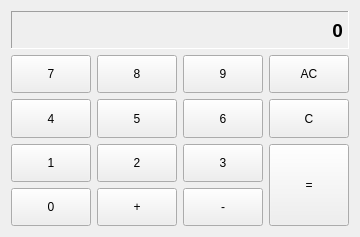
<?xml version="1.0" encoding="UTF-8"?>
<ui version="4.0">
 <class>CalculatorInterface</class>
 <widget class="QWidget" name="CalculatorInterface">
  <property name="geometry">
   <rect>
    <x>0</x>
    <y>0</y>
    <width>356</width>
    <height>237</height>
   </rect>
  </property>
  <property name="windowTitle">
   <string>CalculatorInterface</string>
  </property>
  <layout class="QGridLayout" name="gridLayout">
   <item row="0" column="0" colspan="4">
    <widget class="QLabel" name="entryLabel">
     <property name="font">
      <font>
       <pointsize>14</pointsize>
       <bold>true</bold>
      </font>
     </property>
     <property name="frameShape">
      <enum>QFrame::Panel</enum>
     </property>
     <property name="frameShadow">
      <enum>QFrame::Sunken</enum>
     </property>
     <property name="text">
      <string>0</string>
     </property>
     <property name="alignment">
      <set>Qt::AlignRight|Qt::AlignTrailing|Qt::AlignVCenter</set>
     </property>
    </widget>
   </item>
   <item row="1" column="0">
    <widget class="QPushButton" name="button7">
     <property name="sizePolicy">
      <sizepolicy hsizetype="Minimum" vsizetype="Minimum">
       <horstretch>0</horstretch>
       <verstretch>0</verstretch>
      </sizepolicy>
     </property>
     <property name="text">
      <string>7</string>
     </property>
    </widget>
   </item>
   <item row="1" column="1">
    <widget class="QPushButton" name="button8">
     <property name="sizePolicy">
      <sizepolicy hsizetype="Minimum" vsizetype="Minimum">
       <horstretch>0</horstretch>
       <verstretch>0</verstretch>
      </sizepolicy>
     </property>
     <property name="text">
      <string>8</string>
     </property>
    </widget>
   </item>
   <item row="1" column="2">
    <widget class="QPushButton" name="button9">
     <property name="sizePolicy">
      <sizepolicy hsizetype="Minimum" vsizetype="Minimum">
       <horstretch>0</horstretch>
       <verstretch>0</verstretch>
      </sizepolicy>
     </property>
     <property name="text">
      <string>9</string>
     </property>
    </widget>
   </item>
   <item row="1" column="3">
    <widget class="QPushButton" name="buttonAllClear">
     <property name="sizePolicy">
      <sizepolicy hsizetype="Minimum" vsizetype="Minimum">
       <horstretch>0</horstretch>
       <verstretch>0</verstretch>
      </sizepolicy>
     </property>
     <property name="text">
      <string>AC</string>
     </property>
    </widget>
   </item>
   <item row="2" column="0">
    <widget class="QPushButton" name="button4">
     <property name="sizePolicy">
      <sizepolicy hsizetype="Minimum" vsizetype="Minimum">
       <horstretch>0</horstretch>
       <verstretch>0</verstretch>
      </sizepolicy>
     </property>
     <property name="text">
      <string>4</string>
     </property>
    </widget>
   </item>
   <item row="2" column="1">
    <widget class="QPushButton" name="button5">
     <property name="sizePolicy">
      <sizepolicy hsizetype="Minimum" vsizetype="Minimum">
       <horstretch>0</horstretch>
       <verstretch>0</verstretch>
      </sizepolicy>
     </property>
     <property name="text">
      <string>5</string>
     </property>
    </widget>
   </item>
   <item row="2" column="2">
    <widget class="QPushButton" name="button6">
     <property name="sizePolicy">
      <sizepolicy hsizetype="Minimum" vsizetype="Minimum">
       <horstretch>0</horstretch>
       <verstretch>0</verstretch>
      </sizepolicy>
     </property>
     <property name="text">
      <string>6</string>
     </property>
    </widget>
   </item>
   <item row="2" column="3">
    <widget class="QPushButton" name="buttonClear">
     <property name="sizePolicy">
      <sizepolicy hsizetype="Minimum" vsizetype="Minimum">
       <horstretch>0</horstretch>
       <verstretch>0</verstretch>
      </sizepolicy>
     </property>
     <property name="text">
      <string>C</string>
     </property>
    </widget>
   </item>
   <item row="3" column="0">
    <widget class="QPushButton" name="button1">
     <property name="sizePolicy">
      <sizepolicy hsizetype="Minimum" vsizetype="Minimum">
       <horstretch>0</horstretch>
       <verstretch>0</verstretch>
      </sizepolicy>
     </property>
     <property name="text">
      <string>1</string>
     </property>
    </widget>
   </item>
   <item row="3" column="1">
    <widget class="QPushButton" name="button2">
     <property name="sizePolicy">
      <sizepolicy hsizetype="Minimum" vsizetype="Minimum">
       <horstretch>0</horstretch>
       <verstretch>0</verstretch>
      </sizepolicy>
     </property>
     <property name="text">
      <string>2</string>
     </property>
    </widget>
   </item>
   <item row="3" column="2">
    <widget class="QPushButton" name="button3">
     <property name="sizePolicy">
      <sizepolicy hsizetype="Minimum" vsizetype="Minimum">
       <horstretch>0</horstretch>
       <verstretch>0</verstretch>
      </sizepolicy>
     </property>
     <property name="text">
      <string>3</string>
     </property>
    </widget>
   </item>
   <item row="3" column="3" rowspan="2">
    <widget class="QPushButton" name="buttonCalculate">
     <property name="sizePolicy">
      <sizepolicy hsizetype="Minimum" vsizetype="Minimum">
       <horstretch>0</horstretch>
       <verstretch>0</verstretch>
      </sizepolicy>
     </property>
     <property name="text">
      <string>=</string>
     </property>
    </widget>
   </item>
   <item row="4" column="0">
    <widget class="QPushButton" name="button0">
     <property name="sizePolicy">
      <sizepolicy hsizetype="Minimum" vsizetype="Minimum">
       <horstretch>0</horstretch>
       <verstretch>0</verstretch>
      </sizepolicy>
     </property>
     <property name="text">
      <string>0</string>
     </property>
    </widget>
   </item>
   <item row="4" column="1">
    <widget class="QPushButton" name="buttonAdd">
     <property name="sizePolicy">
      <sizepolicy hsizetype="Minimum" vsizetype="Minimum">
       <horstretch>0</horstretch>
       <verstretch>0</verstretch>
      </sizepolicy>
     </property>
     <property name="text">
      <string>+</string>
     </property>
    </widget>
   </item>
   <item row="4" column="2">
    <widget class="QPushButton" name="buttonSubtract">
     <property name="sizePolicy">
      <sizepolicy hsizetype="Minimum" vsizetype="Minimum">
       <horstretch>0</horstretch>
       <verstretch>0</verstretch>
      </sizepolicy>
     </property>
     <property name="text">
      <string>-</string>
     </property>
    </widget>
   </item>
  </layout>
 </widget>
 <layoutdefault spacing="6" margin="11"/>
 <resources/>
 <connections/>
</ui>
